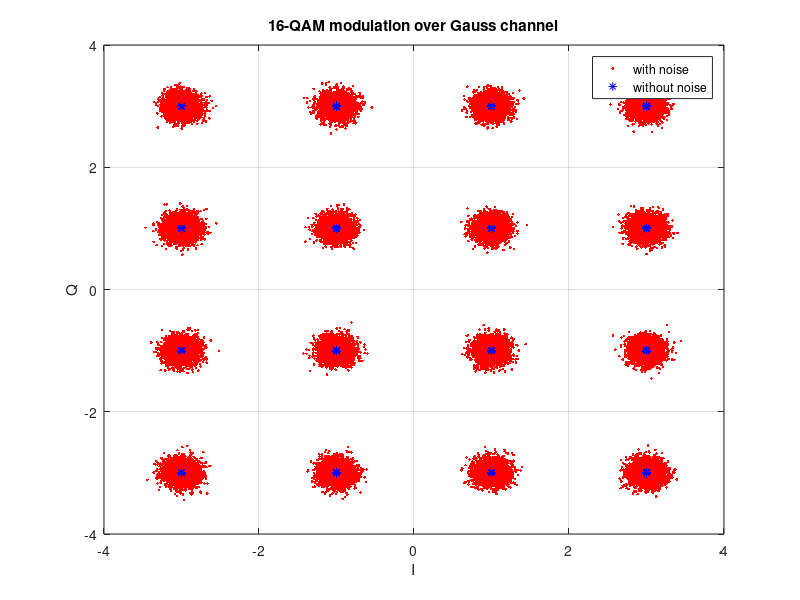

The MATLAB script that drew this image:
clear;
N = 2*10^5;
SNR_db = 20;
x=round(rand(1,N));
for i=1:4:length(x)
    if (x(i)==0) && (x(i+1) ==0)&& (x(i+2)==0) && (x(i+3) ==0)
        S((i+3)/4)=1+1i;
    elseif (x(i)==0) && (x(i+1) ==0)&& (x(i+2)==0) && (x(i+3) ==1)
        S((i+3)/4)=1+3*1i;
    elseif (x(i)==0) && (x(i+1) ==0)&& (x(i+2)==1) && (x(i+3) ==0)
        S((i+3)/4)=3+1i;
    elseif (x(i)==0) && (x(i+1) ==0)&& (x(i+2)==1) && (x(i+3) ==1)
        S((i+3)/4)=3+3*1i;
    elseif (x(i)==0) && (x(i+1) ==1)&& (x(i+2)==0) && (x(i+3) ==0)
        S((i+3)/4)=1-1i;
    elseif (x(i)==0) && (x(i+1) ==1)&& (x(i+2)==0) && (x(i+3) ==1)
        S((i+3)/4)=1-3*1i;
    elseif (x(i)==0) && (x(i+1) ==1)&& (x(i+2)==1) && (x(i+3) ==0)
        S((i+3)/4)=3-1i;
    elseif (x(i)==0) && (x(i+1) ==1)&& (x(i+2)==1) && (x(i+3) ==1)
        S((i+3)/4)=3-3*1i;
    elseif (x(i)==1) && (x(i+1) ==0)&& (x(i+2)==0) && (x(i+3) ==0)
        S((i+3)/4)=-1+1i;
    elseif (x(i)==1) && (x(i+1) ==0)&& (x(i+2)==0) && (x(i+3) ==1)
        S((i+3)/4)=-1+3*1i;
    elseif (x(i)==1) && (x(i+1) ==0)&& (x(i+2)==1) && (x(i+3) ==0)
        S((i+3)/4)=-3+1i;
    elseif (x(i)==1) && (x(i+1) ==0)&& (x(i+2)==1) && (x(i+3) ==1)
        S((i+3)/4)=-3+3*1i;
    elseif (x(i)==1) && (x(i+1) ==1)&& (x(i+2)==0) && (x(i+3) ==0)
        S((i+3)/4)=-1-1i;
    elseif (x(i)==1) && (x(i+1) ==1)&& (x(i+2)==0) && (x(i+3) ==1)
        S((i+3)/4)=-1-3*1i;
    elseif (x(i)==1) && (x(i+1) ==1)&& (x(i+2)==1) && (x(i+3) ==0)
        S((i+3)/4)=-3-1i;
    elseif (x(i)==1) && (x(i+1) ==1)&& (x(i+2)==1) && (x(i+3) ==1)
        S((i+3)/4)=-3-3*1i;
    end;
end;

Es = var(S); 
Eb = Es/4;
N_0 = Eb/10^(SNR_db/10);
N0 = sqrt(N_0/2)*(randn(size(S))+1i*randn(size(S)));
NS = S + N0;
plot(NS,'r.');
hold on;
plot(S,'b*');
hold on;
grid on;
legend('with noise','without noise');
title('16-QAM modulation over Gauss channel');
xlabel('I');
ylabel('Q');
hold off;
